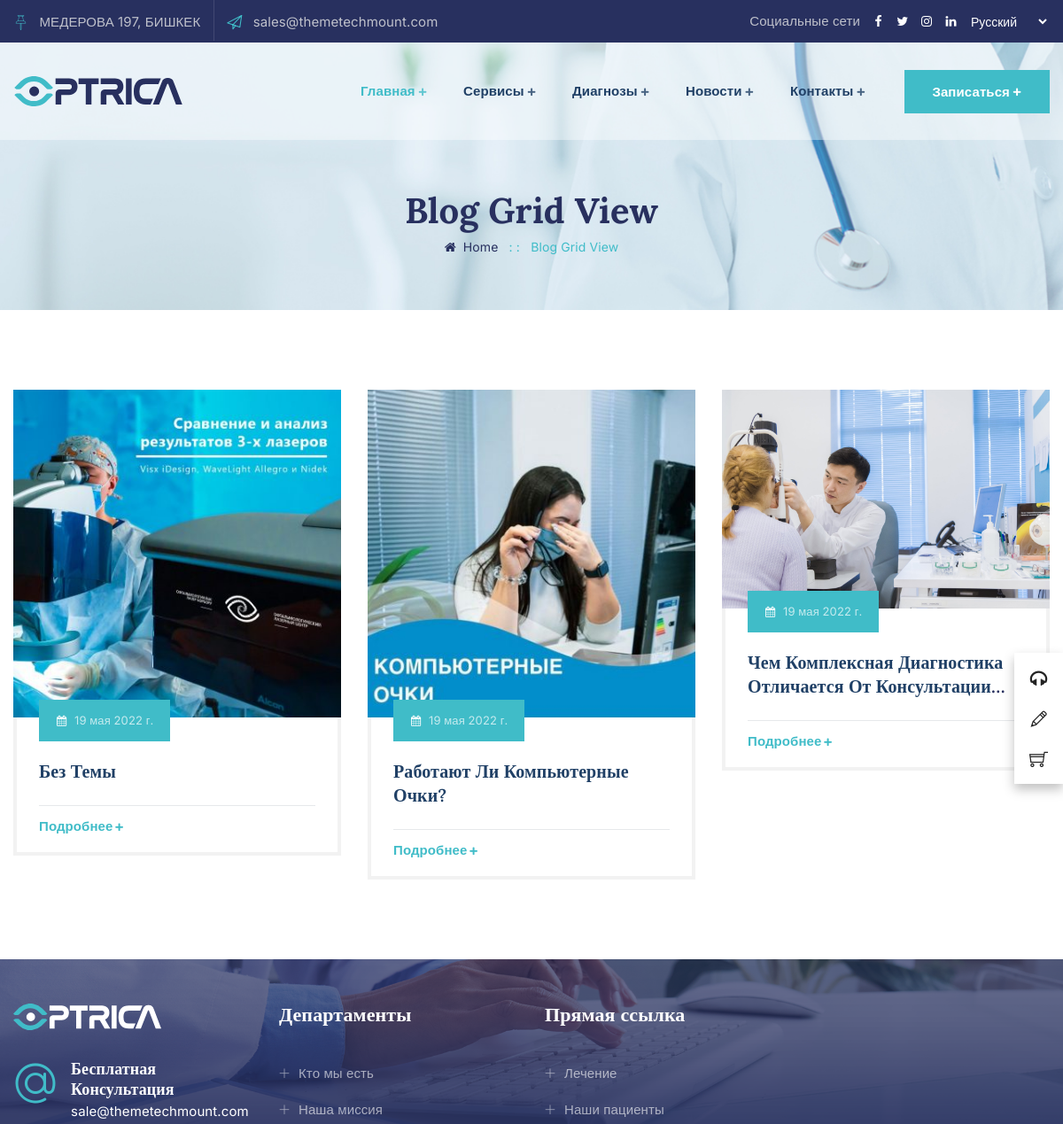
/news (upper part), run on an earlier commit of the app's database.
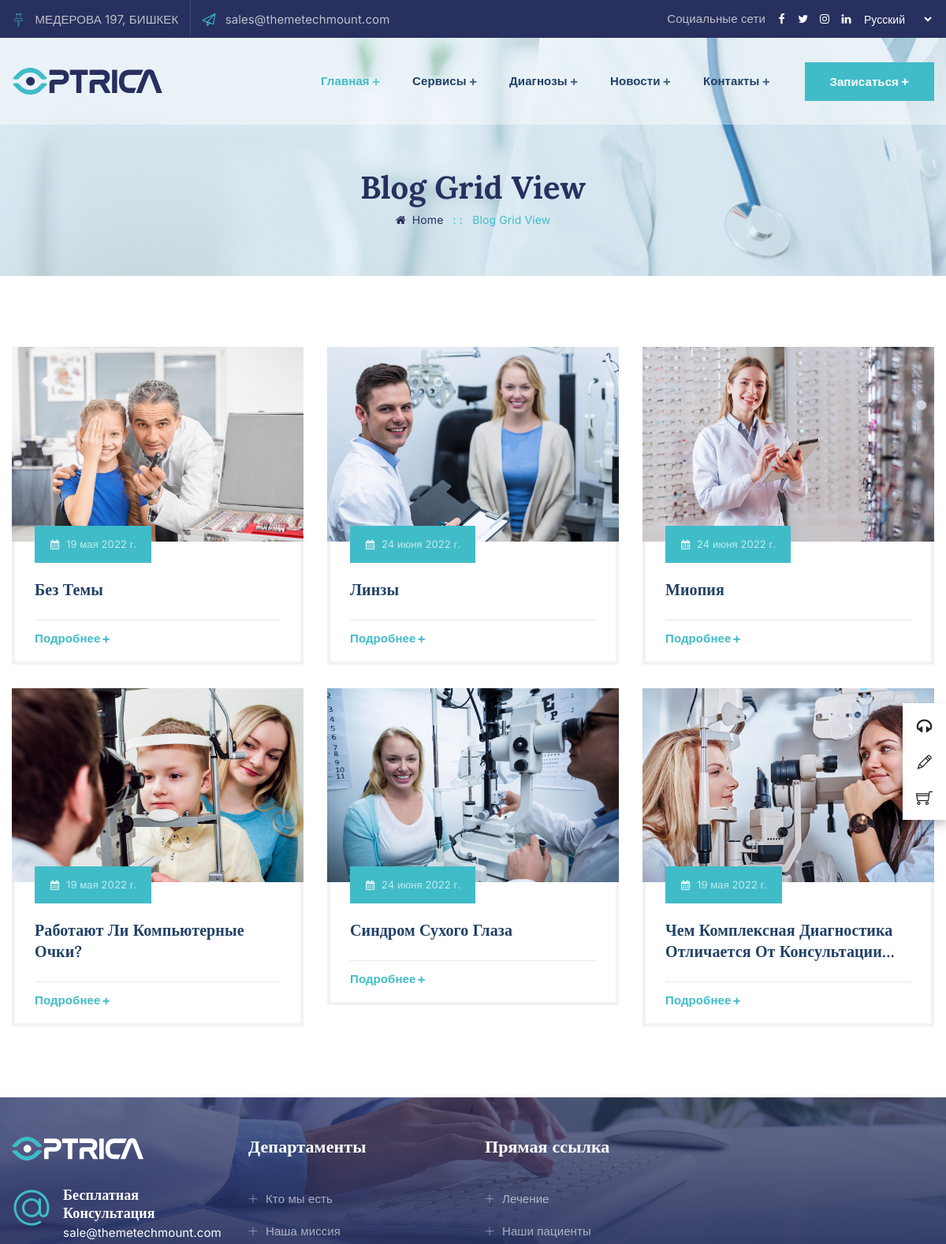
And on a later commit of the database.
### home/models.py (models this page shows, shortened)
class News(models.Model):
    title = models.CharField(max_length=200, verbose_name="Новости")
    date = models.DateField(auto_now_add=True)
    image = models.ImageField(null=True, blank=True, upload_to="news")
    class Meta:
        verbose_name = 'Новости'
        ordering = ['title']

### home/views.py (the view)
# urls.py: path('news', news, name='news'),
def news(request):
    newses = News.objects.all()
    context = {"news": newses}
    return render(request, "news.html", context)

### templates/news.html (shortened to what this page needs)
{% extends 'index2.html' %}
{% load static %}
{% block page %}
        <div class="ttm-page-title-row">
            <div class="ttm-page-title-row-inner">
                <div class="container">
                    <div class="row align-items-center">
                        <div class="col-lg-12">
                            <div class="page-title-heading">
                                <h2 class="title">Blog Grid View</h2>
                            </div>
                            <div class="breadcrumb-wrapper">
                                <span>
                                    <i class="fa fa-home mr-2"></i><a title="Homepage" href="index.html">Home</a>
                                </span>
                                <span class="ttm-bread-sep">&nbsp; :&nbsp;: &nbsp;</span>
                                <span>Blog Grid View</span>
                            </div>
                        </div>
                    </div>
                </div>
            </div>
        </div>
        <div class="site-main">
            <section class="ttm-row grid-section clearfix">
                <div class="container">
                    <div class="row">
                        {% for new in news%}
                        <div class="col-lg-4 col-md-6 col-sm-6">
                            <div class="featured-imagebox featured-imagebox-post style3">
                                <div class="ttm-post-thumbnail featured-thumbnail">
                                    <img class="img-fluid" src="{{ new.image.url }}" alt="image">
                                </div>
                                <div class="featured-content">
                                    <div class="post-meta ttm-bgcolor-skincolor">
                                        <span class="ttm-meta-line post-date">
                                            <i class="fa fa-calendar"></i>
                                            <a href="#" rel="bookmark">
                                                <time class="entry-date published" datetime="2020-11-11T04:34:34+00:00">{{ new.date }}</time>
                                            </a>
                                        </span>
                                    </div>
                                    <div class="featured-title">
                                        <h3><a href="{% url 'news' new.pk %}">{{ new.title}}</a></h3>
                                    </div>
                                    <div class="post-footer">
                                        <div class="post-footer-link">
                                            <a class="ttm-btn btn-inline d-block ttm-btn-size-md ttm-btn-color-skincolor" href="{% url 'news' new.pk %}">Подробнее<i class="fontello icon-plus"></i></a>
                                        </div>
                                    </div>
                                </div>
                            </div>
                        </div>
                        {% endfor %}
                    </div>
                </div>
            </section>
        </div>
        {% endblock%}

What changed in the data, as far as the page shows it:
changed News "Без Темы": image: a different picture
added News: image (picture), date "24 июня 2022 г.", title "Линзы"
added News: image (picture), date "24 июня 2022 г.", title "Миопия"
changed News "Работают Ли Компьютерные Очки?": image: a different picture
added News: image (picture), date "24 июня 2022 г.", title "Синдром Сухого Глаза"
changed News "Чем Комплексная Диагностика Отличается От…": image: a different picture
